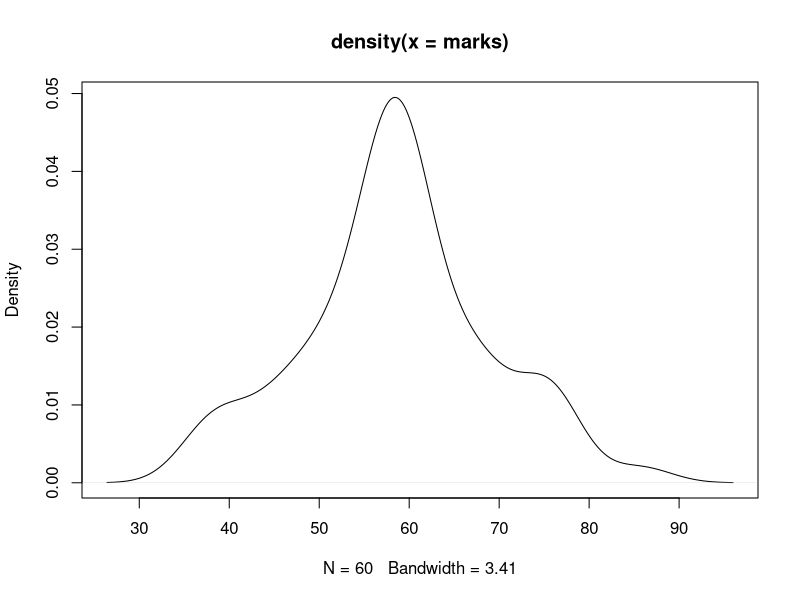

Write the R code that produced this figure.
# Data structures - Vectors used for one single row or single column#
#to run the code select the code that is required to be run#
x=c(1,5,7,8,4) 
x2 <- c(1,2,3,4)
x[2]
x2

x4=c('m','f','m','f','m','f','m','f','m','f','m','f','m','f')

x5= 1:100 #1:100 pushes numbers from 1-100 to x5#

(x6=seq(100,1,by=-1)) #Print directly without declaring the variable

?seq #seq defaults assigns 1 to from#

(seq(0, 1, length.out = 3))
marks <- rnorm(60,mean=60,sd=10)
marks
plot(density(marks))
